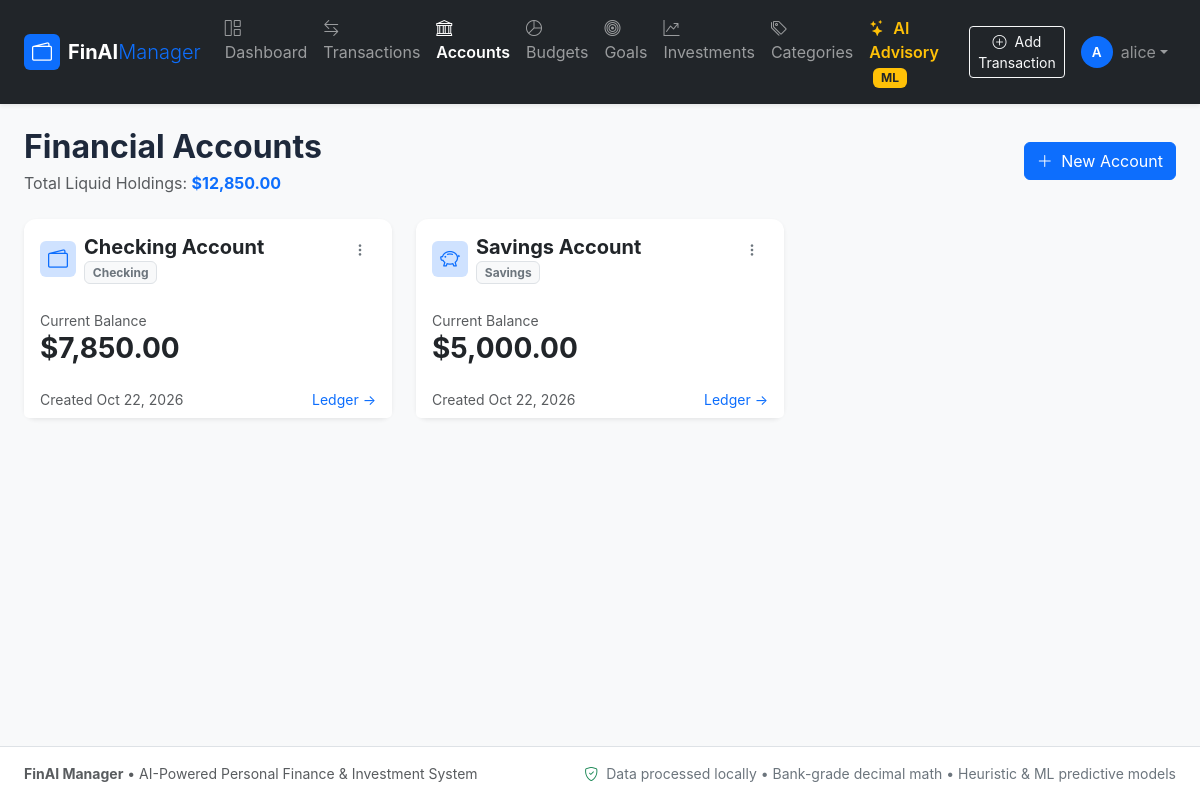
Page /accounts (signed in) on the committed database.
### models.py (models this page shows, shortened)
class User(UserMixin, db.Model):
    __tablename__ = 'users'
    user_id = db.Column(db.Integer, primary_key=True, autoincrement=True)
    username = db.Column(db.String(50), unique=True, nullable=False, index=True)
    email = db.Column(db.String(100), unique=True, nullable=False, index=True)
    password_hash = db.Column(db.String(255), nullable=False)
    created_at = db.Column(db.DateTime, default=utc_now, server_default=db.func.now())
    accounts = db.relationship('Account', backref='owner', cascade='all, delete-orphan', lazy='dynamic')
    transactions = db.relationship('Transaction', backref='owner', cascade='all, delete-orphan', lazy='dynamic')
    budgets = db.relationship('Budget', backref='owner', cascade='all, delete-orphan', lazy='dynamic')
    goals = db.relationship('Goal', backref='owner', cascade='all, delete-orphan', lazy='dynamic')
    investments = db.relationship('Investment', backref='owner', cascade='all, delete-orphan', lazy='dynamic')
    categories = db.relationship('Category', backref='owner', cascade='all, delete-orphan', lazy='dynamic')

class Account(db.Model):
    __tablename__ = 'accounts'
    account_id = db.Column(db.Integer, primary_key=True, autoincrement=True)
    user_id = db.Column(db.Integer, db.ForeignKey('users.user_id', ondelete='CASCADE'), nullable=False, index=True)
    name = db.Column(db.String(100), nullable=False)
    type = db.Column(db.Enum('Checking', 'Savings', 'Credit', 'Cash', name='account_types'), nullable=False)
    balance = db.Column(db.Numeric(12, 2), default=Decimal('0.00'), nullable=False)
    created_at = db.Column(db.DateTime, default=utc_now, server_default=db.func.now())
    transactions = db.relationship('Transaction', backref='account', cascade='all, delete-orphan', lazy='dynamic')

### app.py (the view)
    @app.route('/accounts')
    @login_required
    def accounts():
        user_accounts = Account.query.filter_by(user_id=current_user.user_id).all()
        total_balance = sum([float(a.balance) for a in user_accounts])
        return render_template('accounts.html', accounts=user_accounts, total_balance=total_balance)

### templates/accounts.html (shortened to what this page needs)
{% extends "base.html" %}
{% block content %}
<div class="d-flex flex-wrap justify-content-between align-items-center mb-4">
    <div>
        <h2 class="fw-bold mb-1">Financial Accounts</h2>
        <p class="text-muted mb-0">Total Liquid Holdings: <strong class="text-primary">${{ "{:,.2f}".format(total_balance) }}</strong></p>
    </div>
    <button type="button" class="btn btn-primary" data-bs-toggle="modal" data-bs-target="#addAccountModal">
        <i class="bi bi-plus-lg me-1"></i> New Account
    </button>
</div>
<div class="row g-4 mb-4">
    {% for acc in accounts %}
    <div class="col-md-6 col-lg-4">
        <div class="card h-100 shadow-sm">
            <div class="card-body">
                <div class="d-flex justify-content-between align-items-start mb-3">
                    <div class="d-flex align-items-center">
                        <span class="badge bg-primary-subtle text-primary p-2 me-2 fs-5">
                            {% if acc.type == 'Checking' %}<i class="bi bi-wallet2"></i>
                            {% elif acc.type == 'Savings' %}<i class="bi bi-piggy-bank"></i>
                            {% elif acc.type == 'Credit' %}<i class="bi bi-credit-card"></i>
                            {% else %}<i class="bi bi-cash-stack"></i>{% endif %}
                        </span>
                        <div>
                            <h5 class="fw-bold mb-0">{{ acc.name }}</h5>
                            <span class="badge bg-light text-secondary border">{{ acc.type }}</span>
                        </div>
                    </div>
                    <div class="dropdown">
                        <button class="btn btn-sm btn-link text-secondary" type="button" data-bs-toggle="dropdown">
                            <i class="bi bi-three-dots-vertical"></i>
                        </button>
                    </div>
                </div>
                <div class="mt-4">
                    <span class="text-muted small">Current Balance</span>
                    <h3 class="fw-bold mb-0 {% if acc.balance >= 0 %}text-dark{% else %}text-danger{% endif %}">
                        ${{ "{:,.2f}".format(acc.balance) }}
                    </h3>
                </div>
            </div>
            <div class="card-footer bg-white border-top-0 d-flex justify-content-between align-items-center small text-muted">
                <span>Created {{ acc.created_at.strftime('%b %d, %Y') if acc.created_at else 'Active' }}</span>
                <a href="{{ url_for('view_transactions', account_id=acc.account_id) }}" class="text-decoration-none">
                    Ledger &rarr;
                </a>
            </div>
        </div>
    </div>
    {% endfor %}
</div>
{% endblock %}

### templates/base.html (shortened to what this page needs)
<!doctype html>
<html lang="en">
<head>
    <link href="https://cdn.jsdelivr.net/npm/bootstrap@5.3.2/dist/css/bootstrap.min.css" rel="stylesheet">
    <link href="https://cdn.jsdelivr.net/npm/bootstrap-icons@1.11.1/font/bootstrap-icons.css" rel="stylesheet">
    <link rel="stylesheet" href="{{ url_for('static', filename='css/style.css') }}">
</head>
<body class="bg-light d-flex flex-column min-vh-100">
    <nav class="navbar navbar-expand-lg navbar-dark bg-dark sticky-top shadow-sm">
        <div class="container-fluid px-lg-4">
            <a class="navbar-brand fw-bold d-flex align-items-center" href="{{ url_for('dashboard') if current_user.is_authenticated else url_for('login') }}">
                <span class="badge bg-primary me-2 p-2"><i class="bi bi-wallet2 fs-5"></i></span>
                <span>FinAI<span class="text-primary fw-light">Manager</span></span>
            </a>
            <div class="collapse navbar-collapse" id="navbarNav">
                {% if current_user.is_authenticated %}
                <ul class="navbar-nav me-auto mb-2 mb-lg-0">
                    <li class="nav-item">
                        <a class="nav-link {{ 'active fw-semibold' if request.endpoint == 'dashboard' }}" href="{{ url_for('dashboard') }}">
                            <i class="bi bi-grid-1x2 me-1"></i> Dashboard
                        </a>
                    </li>
                    <li class="nav-item">
                        <a class="nav-link {{ 'active fw-semibold' if 'transaction' in request.endpoint }}" href="{{ url_for('view_transactions') }}">
                            <i class="bi bi-arrow-left-right me-1"></i> Transactions
                        </a>
                    </li>
                    <li class="nav-item">
                        <a class="nav-link {{ 'active fw-semibold' if request.endpoint == 'accounts' }}" href="{{ url_for('accounts') }}">
                            <i class="bi bi-bank me-1"></i> Accounts
                        </a>
                    </li>
                    <li class="nav-item">
                        <a class="nav-link {{ 'active fw-semibold' if request.endpoint == 'budgets' }}" href="{{ url_for('budgets') }}">
                            <i class="bi bi-pie-chart me-1"></i> Budgets
                        </a>
                    </li>
                    <li class="nav-item">
                        <a class="nav-link {{ 'active fw-semibold' if request.endpoint == 'goals' }}" href="{{ url_for('goals') }}">
                            <i class="bi bi-bullseye me-1"></i> Goals
                        </a>
                    </li>
                    <li class="nav-item">
                        <a class="nav-link {{ 'active fw-semibold' if request.endpoint == 'investments' }}" href="{{ url_for('investments') }}">
                            <i class="bi bi-graph-up-arrow me-1"></i> Investments
                        </a>
                    </li>
                    <li class="nav-item">
                        <a class="nav-link {{ 'active fw-semibold' if request.endpoint == 'categories' }}" href="{{ url_for('categories') }}">
                            <i class="bi bi-tags me-1"></i> Categories
                        </a>
                    </li>
                    <li class="nav-item">
                        <a class="nav-link text-warning fw-semibold {{ 'active text-light' if request.endpoint == 'recommendations' }}" href="{{ url_for('recommendations') }}">
                            <i class="bi bi-stars me-1"></i> AI Advisory <span class="badge bg-warning text-dark ms-1">ML</span>
                        </a>
                    </li>
                </ul>
                <ul class="navbar-nav ms-auto align-items-center">
                    <li class="nav-item me-2">
                        <a class="btn btn-sm btn-outline-light" href="{{ url_for('add_transaction') }}">
                            <i class="bi bi-plus-circle me-1"></i> Add Transaction
                        </a>
                    </li>
                    <li class="nav-item dropdown">
                        <a class="nav-link dropdown-toggle d-flex align-items-center" href="#" id="userDropdown" role="button" data-bs-toggle="dropdown">
                            <div class="avatar-circle me-2 bg-primary text-white">{{ current_user.username[:1].upper() }}</div>
                            <span class="text-white-50">{{ current_user.username }}</span>
                        </a>
                    </li>
                </ul>
                {% endif %}
            </div>
        </div>
    </nav>
    <main class="container-fluid px-lg-4 my-4 flex-grow-1">
        {% block content %}{% endblock %}
    </main>
    <footer class="footer mt-auto py-3 bg-white border-top text-muted small">
        <div class="container-fluid px-lg-4 d-flex flex-wrap justify-content-between align-items-center">
            <div>
                <strong>FinAI Manager</strong> &bull; AI-Powered Personal Finance & Investment System
            </div>
            <div class="text-secondary">
                <i class="bi bi-shield-check text-success me-1"></i> Data processed locally &bull; Bank-grade decimal math &bull; Heuristic & ML predictive models
            </div>
        </div>
    </footer>
</body>
</html>

### static/css/style.css (style rules this page uses)
:root { --primary-gradient: linear-gradient(135deg, #2563eb 0%, #1d4ed8 100%); --card-shadow: 0 0.125rem 0.25rem rgba(0, 0, 0, 0.075); --hover-shadow: 0 0.5rem 1rem rgba(0, 0, 0, 0.12); }
body { font-family: -apple-system, BlinkMacSystemFont, "Segoe UI", Roboto, "Helvetica Neue", Arial, sans-serif; color: #1e293b; background-color: #f8fafc; }
.avatar-circle { width: 32px; height: 32px; border-radius: 50%; display: inline-flex; align-items: center; justify-content: center; font-weight: 600; font-size: 0.85rem; }
.card { border: none; border-radius: 0.75rem; box-shadow: var(--card-shadow); }

### rows in the picture
User: username "A", username "alice"
Account: name "Checking Account", type "Checking", balance "7,850.00", created_at "Oct 22, 2026"
Account: name "Savings Account", type "Savings", balance "5,000.00", created_at "Oct 22, 2026"

### other values in the picture
{{ "{:,.2f}".format(total_balance) }} "12,850.00"
